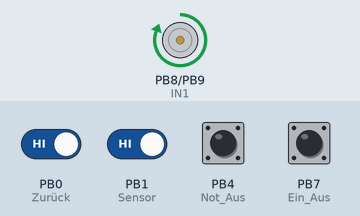
The sketch below on a simulated STM32 Blue Pill. Shown: motor-driver pin pairs drawn as motors (green arrow = first pin HIGH = forward, orange = second pin HIGH = backward, longer = more drive). The test bench sets the inputs (shaded band); at power-on: PB0 (Zurück), PB1 (Sensor), PB4 (Not_Aus), PB7 (Ein_Aus) HIGH.

Above: at 1.2 s.
1.3 s: PB1 (Sensor) driven LOW
At 2.3 s:
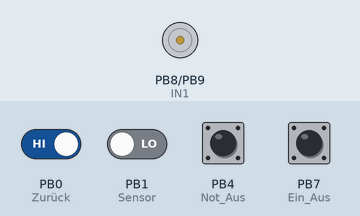
4.3 s: PB4 (Not_Aus) pulled LOW for 3.2 s
At 8.3 s:
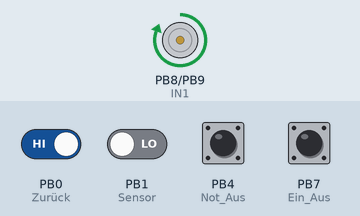
9.0 s: PB7 (Ein_Aus) pulled LOW for 3.2 s
At 9.4 s:
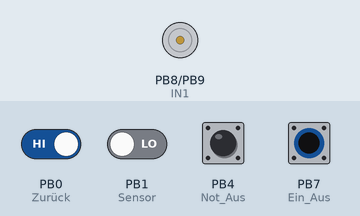
13.7 s: PB0 (Zurück) driven LOW and PB4 (Not_Aus) driven LOW
At 14.2 s:
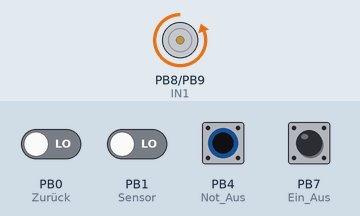
Timing chart, 0 to 16.2 s (numbered marks = the images above; inputs shaded):
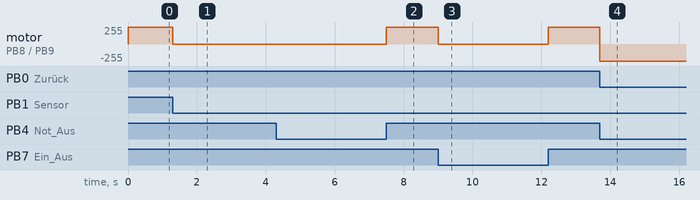

Measured:
- after the input at 1.3 s, motor on PB8 (IN1) / PB9 (IN2): forward 255/255 → stopped at once
- after the input at 4.3 s, motor on PB8 (IN1) / PB9 (IN2): stopped → forward 255/255 after 3.2 s instead of 0.00 s
- after the input at 9.0 s, motor on PB8 (IN1) / PB9 (IN2): forward 255/255 → stopped at once, → forward 255/255 3.2 s later
- after the input at 13.7 s, motor on PB8 (IN1) / PB9 (IN2): forward 255/255 → backward 255/255 at once

The sketch:

ITKA_Jakob_Waldmann.ino
```cpp
//IT KA
//Jakob Walmann
//11.03.2024


#define Zurück PB0
#define Sensor PB1
#define Not_Aus PB4
#define Ein_Aus PB7
#define IN1 PB8
#define IN2 PB9

int signalSensor;

enum Zustaende{
  AUS,
  VORWÄRTS,
  RÜCKWÄRTS,
  SENSOR_HALT
};

Zustaende zustand;
void setup() {
  pinMode(Zurück, INPUT_PULLUP);
  pinMode(Sensor, INPUT_PULLUP);
  pinMode(IN1, OUTPUT);
  pinMode(IN2, OUTPUT);
  pinMode(Not_Aus, INPUT_PULLUP);
  pinMode(Ein_Aus, INPUT_PULLUP);

  attachInterrupt(digitalPinToInterrupt(Sensor),sensorISR,FALLING);
  zustand = AUS;
  signalSensor = 0;
}

void loop() {
  switch (zustand){
    case AUS:
    aus();
    if(digitalRead(Ein_Aus) == HIGH && digitalRead(Not_Aus) == HIGH) zustand = VORWÄRTS;
    else if(digitalRead(Not_Aus) == LOW && digitalRead(Zurück) == LOW) zustand = RÜCKWÄRTS;
    signalSensor = 0;
    break;

    case VORWÄRTS:
    cw();
    if(signalSensor == 1) zustand = SENSOR_HALT;
    else if(digitalRead(Ein_Aus) == LOW || digitalRead(Not_Aus) == LOW) zustand = AUS;
    break;

    case RÜCKWÄRTS:
    ccw();
    if(digitalRead(Zurück) == HIGH) zustand = AUS;
    break;

    case SENSOR_HALT:
    aus();
    warten();
    zustand = VORWÄRTS;
    signalSensor = 0;
    break;
  }
}

void sensorISR(){
  signalSensor = 1;
}

void ccw(){
  digitalWrite(IN1, LOW);
  digitalWrite(IN2, HIGH);
}

void cw(){
  digitalWrite(IN1, HIGH);
  digitalWrite(IN2, LOW);
}

void aus(){
  digitalWrite(IN1, LOW);
  digitalWrite(IN2, LOW);
}

void warten(){
  delay(3000);
}
```
